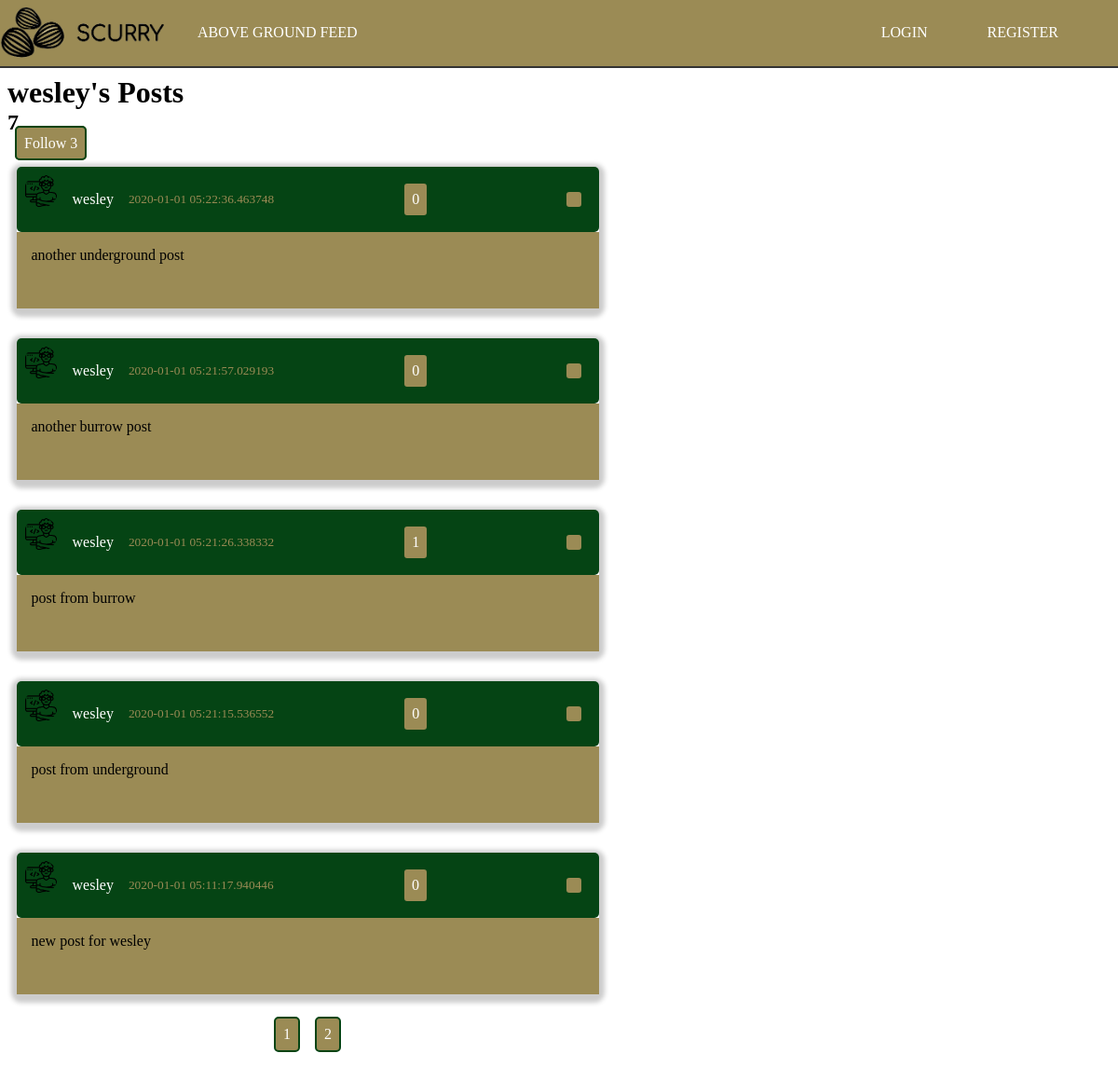
The app's page /user/wesley with its own data.
### scurry/models.py (models this page shows, shortened)
class User(db.Model, UserMixin):
    id = db.Column(db.Integer, primary_key=True)
    username = db.Column(db.String(20), unique=True, nullable=False)
    email = db.Column(db.String(120), unique=True, nullable=False)
    image_file = db.Column(db.String(20), nullable=False, default='noprofile.jpg')
    password = db.Column(db.String(60), nullable=False)
    posts = db.relationship('Post', backref='author', lazy=True)
    followed = db.relationship(
        'User', secondary=followers,
        primaryjoin=(followers.c.follower_id == id),
        secondaryjoin=(followers.c.followed_id == id),
        backref=db.backref('followers', lazy='dynamic'), lazy='dynamic')
    liked = db.relationship(
        'PostLike',
        foreign_keys='PostLike.user_id',
        backref='user', lazy='dynamic')

class Post(db.Model):
    id = db.Column(db.Integer, primary_key=True)
    content = db.Column(db.Text, nullable=False)
    date_posted = db.Column(db.DateTime, nullable=False, default=datetime.utcnow)
    user_id = db.Column(db.Integer, db.ForeignKey('user.id'), nullable=False)
    private = db.Column(db.Boolean, default=False, nullable=False)
    likes = db.relationship('PostLike', backref='post', lazy='dynamic')

### scurry/users/routes.py (the view)
@users.route('/user/<string:username>')
def user_posts(username):
    postForm = PostForm()
    page = request.args.get('page', 1, type=int)
    user = User.query.filter_by(username=username).first_or_404()
    posts = Post.query.filter_by(author=user)\
        .order_by(Post.date_posted.desc())\
        .paginate(page=page, per_page=5)
    return render_template('user_posts.html', postForm=postForm, posts=posts, user=user)

### scurry/templates/user_posts.html (shortened to what this page needs)
{% extends "layout.html" %}
{% block content %}
<div class="container">
    <h1>{{ user.username }}'s Posts</h1><h2>{{ posts.total }}</h2>
    <a href="{{ url_for('users.follow_action', username=user.username, action='follow')}}" class="btn">Follow {{ user.followers.count() }}</a>
    <div class="posts-container">
        {%  for post in posts.items %}
            <article class="article-post shadow">
                <div class="post-head">
                    <img src="{{ url_for('static', filename='images/' + post.author.image_file) }}" alt="user photo" class="article-img">
                    <div class="post-metadata">
                        <a class="post-author" href="{{ url_for('users.user_posts', username=post.author.username) }}">{{ post.author.username }}</a>
                        <small>{{ post.date_posted }}</small>
                        <p class="btn right">
                            {{ post.likes.count() }}
                        </p>
                        <ion-icon class="btn share-btn right" name="share-alt"></ion-icon>
                    </div>
                </div>
                <div class="post-body">
                    <p class="post-content">{{ post.content }}</p>
                </div>
            </article>
        {% endfor %}
        <div class="pagination">
            {% for page_num in posts.iter_pages() %}
                {% if page_num %}
                    <a class="btn btn-info" href="{{ url_for('main.index', page=page_num) }}">{{ page_num }}</a>
                {% else %}
                    ...
                {% endif %}
            {% endfor %}
        </div>
    </div>
</div>
{% endblock content %}

### scurry/static/style.css (style rules this page uses)
*, *::before, *::after { margin: 0; padding: 0; box-sizing: border-box; }
html { --main-color: #054414; --accent-color: #9b8b55; }
body { background-size: cover; }
a { text-decoration: none; color: #ffffff; transition: color .4s ease; }
.container { padding: .5rem; }
.shadow { -webkit-box-shadow: 0px 3px 5px 6px #ccc; -moz-box-shadow: 0px 3px 5px 6px #ccc; box-shadow: 0px 3px 5px 6px #ccc; }
.btn { margin: .5rem; padding: .5rem; background: var(--accent-color); border: 2px solid var(--main-color); border-radius: 5px; color: #fff; cursor: pointer; }
.pagination { display: flex; justify-content: center; align-items: center; }
.right { margin-left: auto; }
.posts-container { grid-area: main; display: flex; flex-direction: column; justify-content: center; align-items: center; color: #ffffff; }
.article-post { width: 100%; max-width: 625px; margin: 1rem; border-radius: 5px; }
.post-head { padding: .5rem; width: 100%; background: var(--main-color); color: var(--accent-color); display: flex; border-radius: 5px; }
.post-author { color: #ffffff; margin-right: 1rem; }
.post-metadata { margin-left: 1rem; width: 100%; display: flex; justify-content: center; align-items: center; }
.article-img { width: 36px; height: 36px; object-fit: contain; border-radius: 50%; }
.post-body { padding: 1rem; padding-bottom: 3rem; width: 100%; background: var(--accent-color); color: black; position: relative; }

### records on screen
User: username "wesley"
Post: image_file (picture), author.username "wesley", date_posted "2020-01-01 05:22:36.463748", likes.count "0", content "another underground post"
Post: image_file (picture), author.username "wesley", date_posted "2020-01-01 05:21:57.029193", likes.count "0", content "another burrow post"
Post: image_file (picture), author.username "wesley", date_posted "2020-01-01 05:21:26.338332", likes.count "1", content "post from burrow"
Post: image_file (picture), author.username "wesley", date_posted "2020-01-01 05:21:15.536552", likes.count "0", content "post from underground"
Post: image_file (picture), author.username "wesley", date_posted "2020-01-01 05:11:17.940446", likes.count "0", content "new post for wesley"

### other values on screen
{{ posts.total }} "7"
{{ user.followers.count() }} "3"
{{ page_num }} "1" "2"
